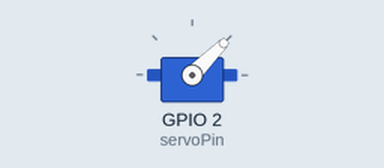
This program was run on a simulated Raspberry Pi (BCM pin numbers). Parts: servo. Servo angles are drawn from the pulse width (0.5 ms = 0°, 2.5 ms = 180°).

Above: at 0.05 s.
At 0.75 s:
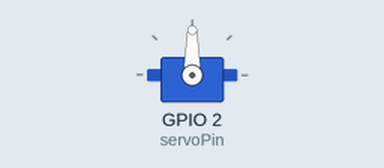
At 1.5 s:
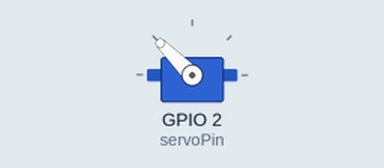
At 3.0 s:
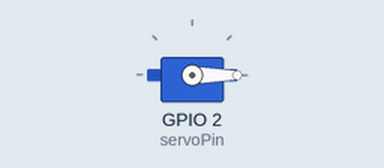
Timing chart, 0 to 6.9 s (numbered marks = the images above):
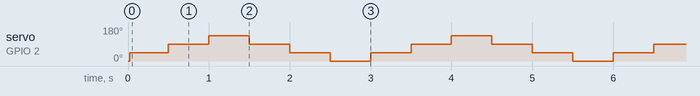

Measured:
- by itself, servo on GPIO 2 (servoPin): repeats every 3.0 s: 90° 0.50 s, 135° 0.50 s, 90° 0.50 s, 45° 0.50 s, 0° 0.50 s, 45° 0.50 s

The program:

20ServoMotor.py
```python
import RPi.GPIO as GPIO
import time

servoPin = 2
GPIO.setmode(GPIO.BCM)
GPIO.setup(servoPin, GPIO.OUT)

p = GPIO.PWM(servoPin, 50)
p.start(2.5)
try:
  while True:
    p.ChangeDutyCycle(5)
    time.sleep(0.5)
    p.ChangeDutyCycle(7.5)
    time.sleep(0.5)
    p.ChangeDutyCycle(10)
    time.sleep(0.5)
    p.ChangeDutyCycle(7.5)
    time.sleep(0.5)
    p.ChangeDutyCycle(5)
    time.sleep(0.5)
    p.ChangeDutyCycle(2.5)
    time.sleep(0.5)
except KeyboardInterrupt:
  p.stop()
  GPIO.cleanup()
```
